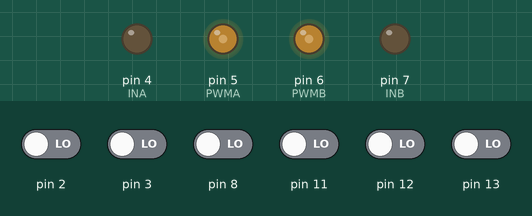
Recording of a sketch running on a simulated Arduino Uno, built with avr-gcc and run on an emulated ATmega328P. Shown: output pins drawn as LEDs (lit = HIGH). The inputs (shaded band) are chosen by the test bench; at power-on: pin 2, pin 3, pin 8, pin 11–13 LOW. What the sketch prints to the serial monitor is not drawn.

Above: at 0.1 s.
Timing chart, 0 to 1.6 s (numbered marks = the images above):
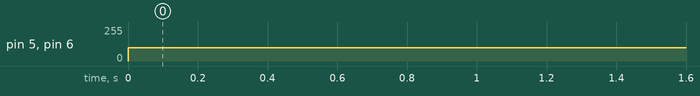

The sketch:

bizhangxunji.ino
```cpp
int SNUM[6] ;
int INA = 4; //电机A正反转控制端
int PWMA = 5; //电机A调速端
int INB = 7; //电机B正反转控制端
int PWMB = 6; //电机B调速端

void motospd(int sp1,int sp2)
{
  if(sp1>0)
    digitalWrite(INA, HIGH);
  else
     digitalWrite(INA, LOW);
  if(sp2>0)
     digitalWrite(INB, HIGH);
  else
     digitalWrite(INB, LOW);
  analogWrite(PWMA,abs (sp1));
  analogWrite(PWMB,abs (sp2));
}
void setup(){

pinMode(2, INPUT);
pinMode(3, INPUT);
pinMode(8, INPUT);
pinMode(11, INPUT);
pinMode(12, INPUT);
pinMode(13, INPUT);
Serial.begin(9600);
pinMode(INA,OUTPUT);
pinMode(INB,OUTPUT);   //配置电机输出IO口为输出

}
void loop(){

 SNUM[0] = digitalRead(2);
 SNUM[1] = digitalRead(3);
 SNUM[2] = digitalRead(8);
 SNUM[3] = digitalRead(11);
 SNUM[4] = digitalRead(12);
 SNUM[5] = digitalRead(13);
 for (int i=0;i<5;i++)
 {
   Serial.print(SNUM[i]);
  }
   Serial.println(SNUM[5]);

  if ((SNUM[0]==0)&&SNUM[1]&&SNUM[2])
  {
    motospd(50,100);
  }
  if (SNUM[0]&&(SNUM[1]==0)&&SNUM[2])
  {
    motospd(100,100);
  }
  if (SNUM[0]&&SNUM[1]&&(SNUM[2]==0))
  {
    motospd(100,50);
  }
    if ((SNUM[3]==0)||(SNUM[4]==0)||(SNUM[5]==0))
      motospd(-100,-100);

   delay(50);
}
```

Measured:
- by itself, pin 5 (PWMA), pin 6 (PWMB): 0/255 → 100/255 at 0.00 s
